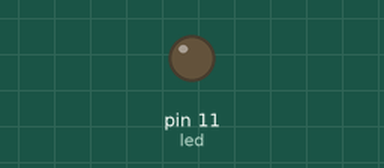
This sketch was run on a simulated Arduino Uno, built with avr-gcc and run on an emulated ATmega328P. Shown: output pins drawn as LEDs (lit = HIGH).

Above: at 0.05 s.
Timing chart, 0 to 4.1 s (numbered marks = the images above):
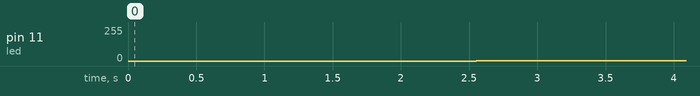

Measured:
- by itself, pin 11 (led): 0/255 → 1/255 at 2.6 s, → 176/255 37.4 s later

The sketch:

_10_out_put.ino
```cpp
// https://www.arduinoall.com/article/210/10-arduino-สอนใช้งาน-arduino-สัญญาณ-analog-output-pwm-ควบคุมความสว่างหลอดไฟ-led

//Example By ArduinoAll
int led = 11;
void setup()
{
  pinMode(led, OUTPUT);
}
void loop()
{
  for (int i = 0; i < 255; i++) {
    analogWrite(led, i);
    delay(5);
  }
  for (int i = 255; i > 0; i--) {
    analogWrite(led, i);
    delay(5);
  }
  delay(1000);
}
```
